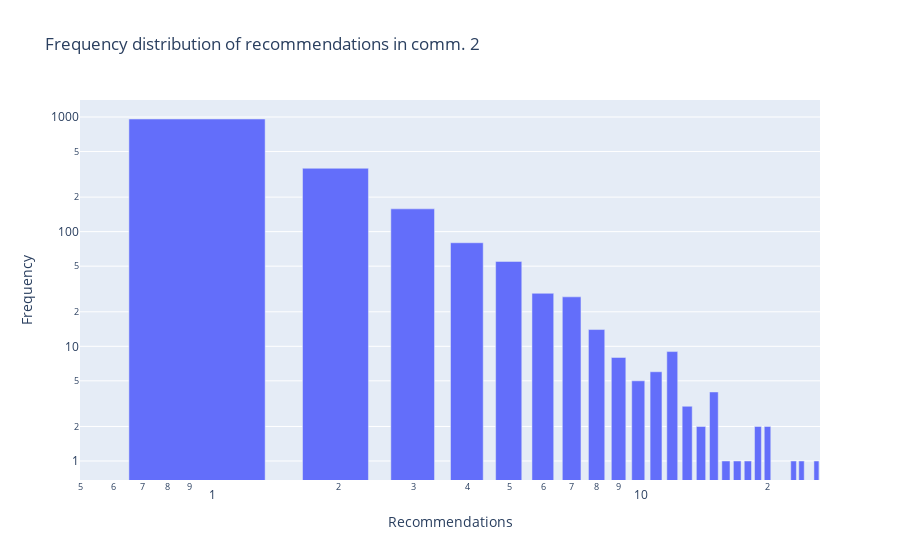

The notebook cell saved with this chart:
### Code cell
#distribution per frequency
RecommendationsFreq1 = pd.DataFrame(columns=['Recommendations', 'Frequency'])
for count, el in enumerate(cntBookdealer2.most_common()):
    new_row = {'Recommendations': el[0], 'Frequency': el[1]}
    RecommendationsFreq1 = RecommendationsFreq1.append(new_row, ignore_index=True)

fig5 = px.bar(RecommendationsFreq1, x="Recommendations", y="Frequency", title = 'Frequency distribution of recommendations in comm. 2',  log_x = True, log_y= True)
fig5.update_layout(bargap=0.3)
fig5.show()

### Figure 1 — Plotly figure (JSON) as saved in the notebook; plotly's stock layout.template omitted (floating-point values rounded to 4 significant figures)
{"data": [{"alignmentgroup": "True", "hovertemplate": "Recommendations=%{x}<br>Frequency=%{y}<extra></extra>", "legendgroup": "", "marker": {"color": "#636efa", "pattern": {"shape": ""}}, "name": "", "offsetgroup": "", "orientation": "v", "showlegend": false, "textposition": "auto", "x": [1.0, 2.0, 3.0, 4.0, 5.0, 6.0, 7.0, 8.0, 12.0, 9.0, 11.0, 10.0, 15.0, 13.0, 20.0, 19.0, 14.0, 26.0, 24.0, 23.0, 18.0, 17.0, 16.0], "xaxis": "x", "y": [960.0, 357.0, 158.0, 80.0, 55.0, 29.0, 27.0, 14.0, 9.0, 8.0, 6.0, 5.0, 4.0, 3.0, 2.0, 2.0, 2.0, 1.0, 1.0, 1.0, 1.0, 1.0, 1.0], "yaxis": "y", "type": "bar"}], "layout": {"xaxis": {"anchor": "y", "domain": [0.0, 1.0], "title": {"text": "Recommendations"}, "type": "log"}, "yaxis": {"anchor": "x", "domain": [0.0, 1.0], "title": {"text": "Frequency"}, "type": "log"}, "legend": {"tracegroupgap": 0}, "title": {"text": "Frequency distribution of recommendations in comm. 2"}, "barmode": "relative", "bargap": 0.3}}
